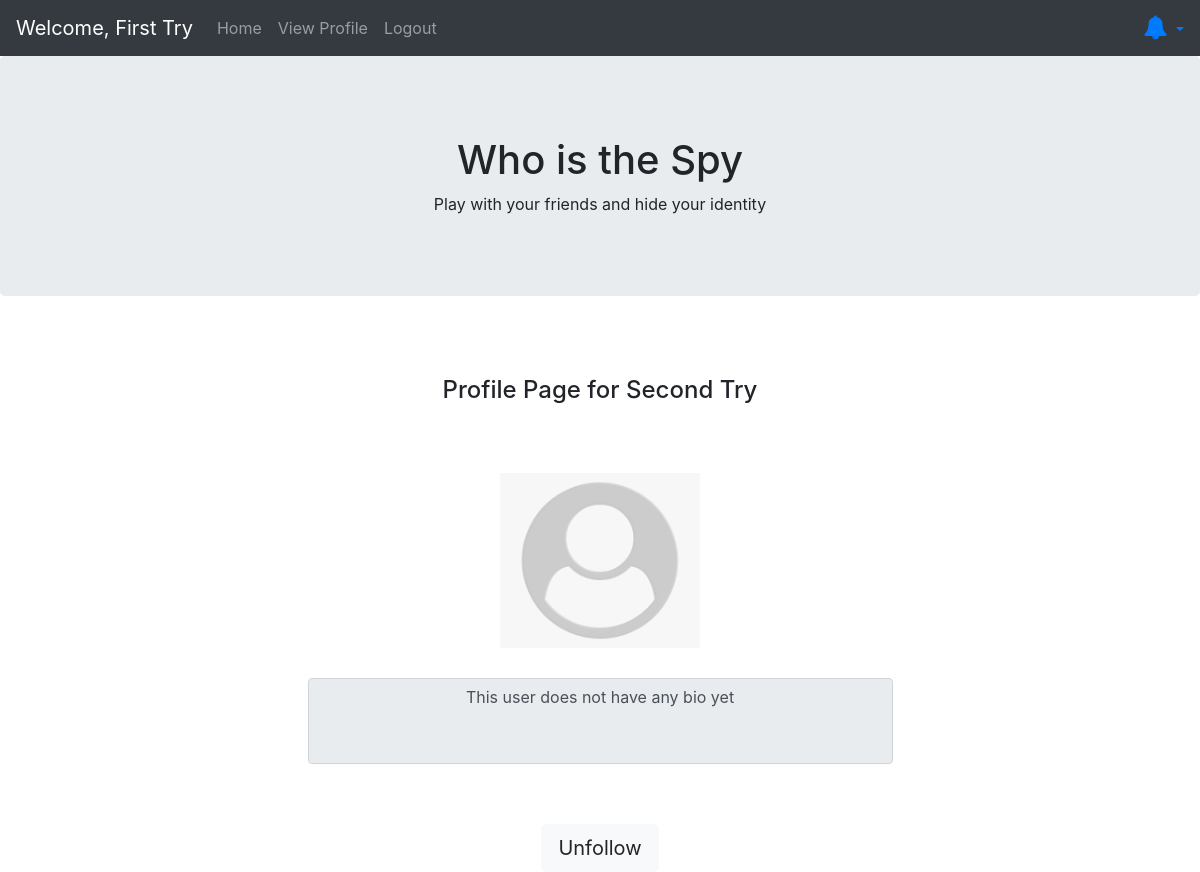
The app's page /findspy/profile/2 (signed in) with its own data.
### findspy/models.py (models this page shows, shortened)
class Profile(models.Model):
    bio = models.CharField(max_length=200, default='This user does not have any bio yet')
    user = models.OneToOneField(User, default=None, on_delete=models.PROTECT, related_name='profile_user')
    following = models.ManyToManyField(User, default=None, related_name='following')
    picture = models.FileField(blank=True)
    content_type = models.CharField(max_length=50)

### findspy/views.py (the view, shortened to what this page needs)
# urls.py: path('profile/<int:user_id>', views.view_profile, name='profile'),
@login_required
def view_profile(request, user_id):
    profile = Profile.objects.get(user__id=user_id)
    context = {'page_name': 'Profile',
               'profile': profile,
               }
    view_user = User.objects.get(id=user_id)
    context['view_user'] = view_user
    if view_user in request.user.profile_user.following.all():
        context['following'] = True
    else:
        context['following'] = False
    return render(request, 'findspy/profile-view.html', context)

### findspy/templates/findspy/profile-view.html (shortened to what this page needs)
{% extends "./base.html" %}
{% block container %}
<br><br>
<div class="container-fluid text-center mx-auto"
     style="font-size: 20px;">
    <div class="h4"> Profile Page for <span class="text-capitalize">{{profile.user.first_name}} {{profile.user.last_name}} </span></div><br><br>
    <div>
        <div class="user-img">
            {% if profile.picture %}
            <img src="{% url 'photo' profile.id %}" width="200px">
            {% else %}
            <img src="/static/images/default.png" width="200px">
            {% endif %}
        </div>
        <br>
        <div class="user-bio">
                <textarea class="text-center form-control z-depth-1 w-50 mx-auto" id="id_bio_input_text" name="bio" rows="3" cols="50" style="resize: none" type="text" Readonly>{{ profile.bio }}</textarea>
                <br>
        </div>
    </div>
    <br>
    <div class="user-following">
        <form action="{% url 'profile' view_user.id %}" method="post">
            {% if following %}
            <button class="btn btn-light btn-lg" name="follow" type="submit"
                    value="unfollow">Unfollow
            </button>
            {% else %}
            <button class="btn btn-light btn-lg" name="follow" type="submit"
                    value="follow">Follow
            </button>
            {% endif %}
        </form>
    </div>
</div>
{% endblock %}

### findspy/templates/findspy/base.html (shortened to what this page needs)
{% load notifications_tags %}
<!DOCTYPE html>
<html lang="en">
<head>
    {% load static %}
    <link href="{% static 'findspy/base.css' %}" rel="stylesheet" type="text/css">
    <link href="https://maxcdn.bootstrapcdn.com/bootstrap/4.5.2/css/bootstrap.min.css" rel="stylesheet">
    <link rel="stylesheet" href="https://cdnjs.cloudflare.com/ajax/libs/font-awesome/4.7.0/css/font-awesome.min.css">
</head>
<body>
<nav class="navbar navbar-expand-sm bg-dark navbar-dark sticky-top ">
    {% if user.first_name %}
    <a class="navbar-brand" href="#">Welcome, {{user.first_name}} {{user.last_name}}</a>
    {% else %}
    {% block nav-bar %}
    {% endblock %}
    {% endif %}
    {% if user.id %}
    <div class="collapse navbar-collapse" id="collapsibleNavbar">
        <ul class="nav navbar-nav">
            <li class="nav-item">
                <a class="nav-link" href="{% url 'home' %}">Home</a>
            <li class="nav-item">
                <a class="nav-link" href="{% url 'profile' user.id %}">View Profile</a>
            </li>
            <li class="nav-item">
                <a class="nav-link" href="{% url 'logout' %}">Logout</a>
            </li>
        </ul>
        <ul class="nav navbar-nav ml-auto">
            <li>
            <div class="nav-item dropdown navbar-right dropdown-menu-right">
                <a class="notification dropdown-toggle" type="button" id="dropdownMenu2" data-toggle="dropdown" aria-haspopup="true">
                <i class="fa fa-bell" style="font-size:24px"></i>
            </a>
            </li>
        </ul>
    </div>
    {% endif %}
</nav>
<div class="jumbotron text-center" style="padding-top: 10vh">
    <h1>Who is the Spy</h1>
    <p>Play with your friends and hide your identity</p>
</div>
{% block container %}
{% endblock %}
</body>
</html>

### records on screen
Profile: user.first_name "Second", user.last_name "Try", bio "This user does not have any bio yet"

### other values on screen
{{ user.first_name }} "First"
{{ user.last_name }} "Try"
